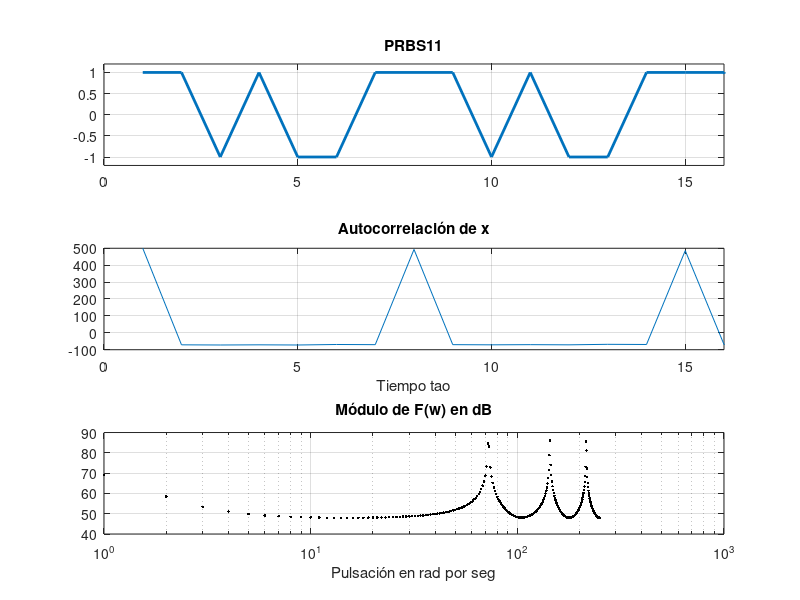

Here is the MATLAB script that generated this plot:
%%TP3, Ejercicio 7 PRBS9
%pkg load signal;
clear all; close all;

N=500;m=11;
y=zeros(N,1);
x=zeros(1,m+1);x(1)=1;
for k=1:N
    res=xor(x(3),x(1)); %PRSB11 x^11+x^9+1
    y(k)=2*res-1;
    x_d=circshift(x,[1,1]);
    x_d(1)=res;
    x=x_d;
end
fixx = xcorr(y,y);
SxM=fft(fixx(N:2*N-1));
x
figure 1;
subplot(3,1,1);plot(y,"lineWidth",2); title("PRBS11");ylim([-1.2 1.2]),xlim([0 16]); grid on;
subplot(3,1,2);plot(fixx(N:2*N-1));title('Autocorrelación de x'); xlabel('Tiempo tao'); xlim([0 16]);grid on;
subplot(3,1,3);semilogx(20*log10(abs(SxM(1:N/2))),'.k');xlabel('Pulsación en rad por seg');title('Módulo de F(w) en dB'); grid on;
